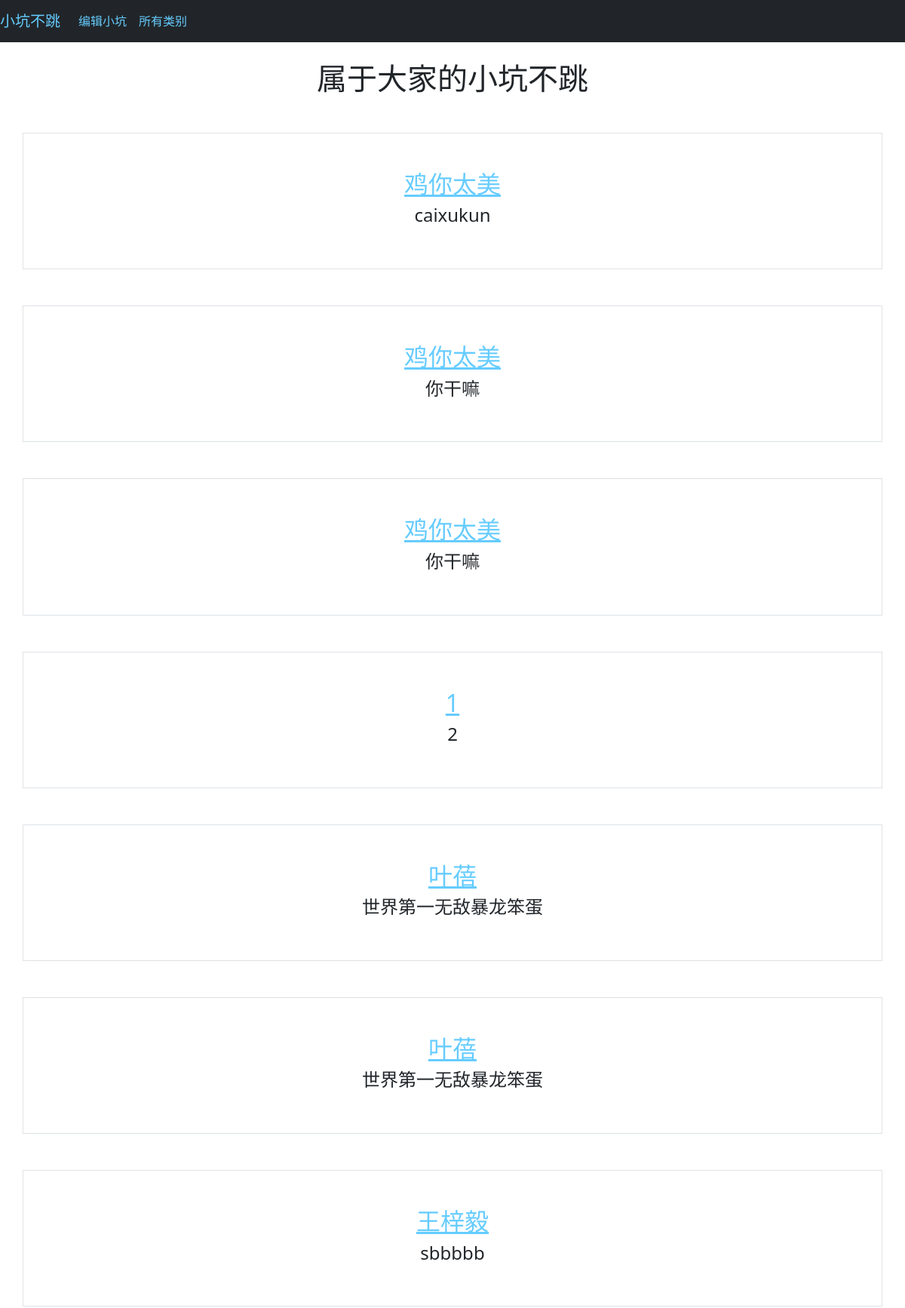
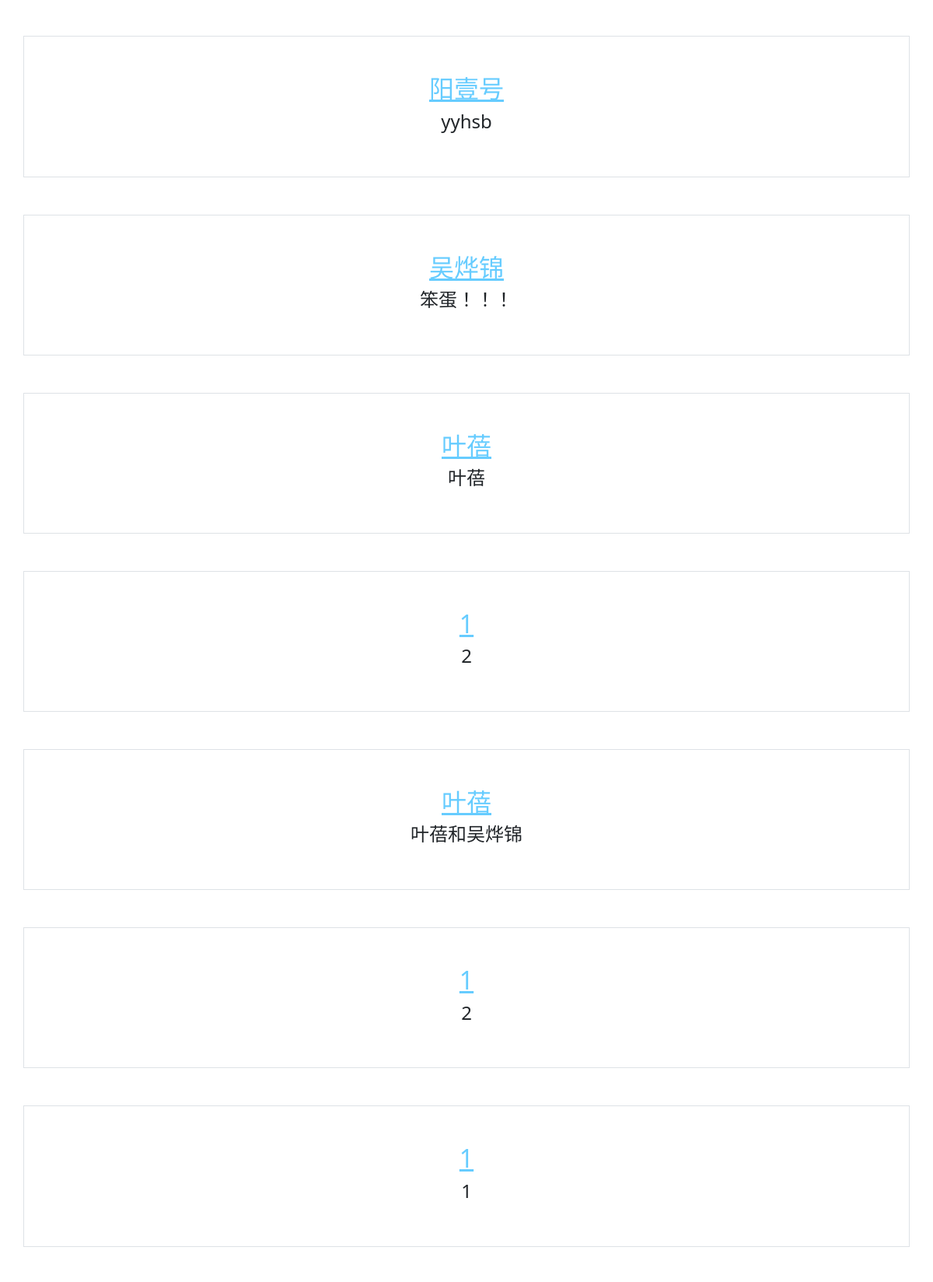
The page / (upper part) on the database its author committed (2 pictures, top to bottom).
### tables this page shows
CREATE TABLE "entry" (
	"id"	INTEGER NOT NULL,
	"topic"	TEXT NOT NULL,
	"main"	TEXT NOT NULL,
	"tag"	TEXT,
	PRIMARY KEY("id" AUTOINCREMENT)
);

### app.py (the view)
@app.route("/")
def hello_world():
    try:
        conn = sqlite3.connect(DATABASE)
        cur = conn.cursor()
        cur.execute("select * from entry ")
        data = cur.fetchall()[::-1]
    finally:
        cur.close()
        conn.close()
    pagination = generate_page(data)
    return render_template('index.html', data=data, pagination=pagination)

### app.py (called while the page is built)
def generate_page(data):
    page = request.args.get(get_page_parameter(), type=int, default=1)
    per_page = 10
    pagination = Pagination(page=page, per_page=per_page,
                            total=len(data), css_framework='bootstrap5')
    start = (page - 1) * per_page
    end = start + per_page
    data = data[start:end]
    return (pagination)

### templates/index.html (shortened to what this page needs)
{% extends 'base.html' %}
{% block body %}
<h1 >属于大家的小坑不跳</h1>
{% for i in data %}
<div class="container p-5 my-5 border animate__animated animate__fadeInUp">
        <h2 class="puddletitle"><a href="/detail/{{i[0]}}">{{i[1]}}</h2></a>
        <h4>{{i[2]}}</h4>
</div>
{% endfor %}
{% endblock %}

### templates/base.html (style rules this page uses)
h1 { text-align: center; }
h2.puddletitle { text-align: center; }
h4 { text-align: center; }
a:link { color: #66ccff; }

### rows shown on the page
entry: topic "鸡你太美", main "caixukun"
entry: topic "鸡你太美", main "你干嘛"
entry: topic "鸡你太美", main "你干嘛"
entry: topic "1", main "2"
entry: topic "叶蓓", main "世界第一无敌暴龙笨蛋"
entry: topic "叶蓓", main "世界第一无敌暴龙笨蛋"
entry: topic "王梓毅", main "sbbbbb"
entry: topic "阳壹号", main "yyhsb"
entry: topic "吴烨锦", main "笨蛋！！！"
entry: topic "叶蓓", main "叶蓓"
entry: topic "1", main "2"
entry: topic "叶蓓", main "叶蓓和吴烨锦"
entry: topic "1", main "2"
entry: topic "1", main "1"
